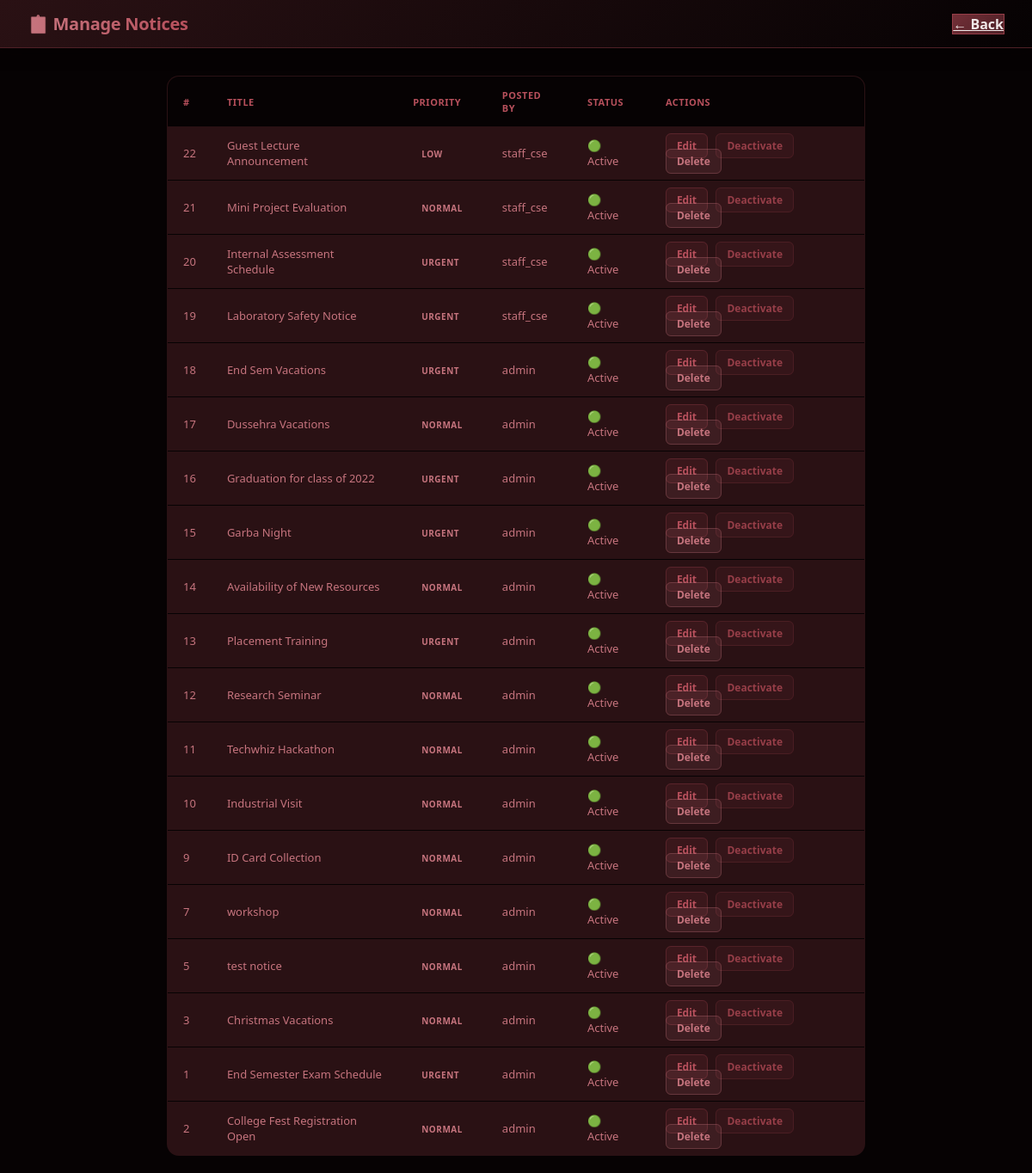
Page /manage_notices.php (signed in) on the committed database.
### tables this page shows
CREATE TABLE `notices` (
  `notice_id` int NOT NULL,
  `user_id` int NOT NULL,
  `dept_id` int DEFAULT NULL,
  `title` varchar(200) NOT NULL,
  `content` text NOT NULL,
  `priority` enum('urgent','normal','low') DEFAULT 'normal',
  `start_date` date NOT NULL,
  `end_date` date DEFAULT NULL,
  `is_active` tinyint(1) DEFAULT '1',
  `created_at` timestamp NULL DEFAULT CURRENT_TIMESTAMP
);

CREATE TABLE `users` (
  `user_id` int NOT NULL,
  `username` varchar(50) NOT NULL,
  `email` varchar(100) NOT NULL,
  `password` varchar(255) NOT NULL,
  `role` enum('admin','staff','student') DEFAULT 'student',
  `dept_id` int DEFAULT NULL,
  `created_at` timestamp NULL DEFAULT CURRENT_TIMESTAMP
);

### manage_notices.php (the view, shortened to what this page needs)
<?php
include 'db.php';
$notices = mysqli_query($conn,
    "SELECT n.*, u.username FROM notices n
     JOIN users u ON n.user_id = u.user_id
     ORDER BY n.created_at DESC");
?>
<!DOCTYPE html>
<html lang="en">
<head>
  <link rel="stylesheet" href="style.css">
</head>
<body>
<div class="navbar">
  <h2>📋 Manage Notices</h2>
  <a href="index.php" class="btn-logout">← Back</a>
</div>
<div class="container">
  <table class="manage-table">
    <thead>
      <tr>
        <th>#</th><th>Title</th><th>Priority</th>
        <th>Posted By</th><th>Status</th><th>Actions</th>
      </tr>
    </thead>
    <tbody>
    <?php while ($row = mysqli_fetch_assoc($notices)): ?>
      <tr>
        <td><?= $row['notice_id'] ?></td>
        <td><?= htmlspecialchars($row['title']) ?></td>
        <td><span class="priority-badge"><?= $row['priority'] ?></span></td>
        <td><?= $row['username'] ?></td>
        <td><?= $row['is_active'] ? '🟢 Active' : '🔴 Inactive' ?></td>
        <td>
            <a href="edit_notice.php?id=<?= $row['notice_id'] ?>"
                class="btn-edit">Edit</a>
            <?php if ($row['is_active']): ?>
               <a href="?deactivate=<?= $row['notice_id'] ?>"
                  class="btn-warn">Deactivate</a>
            <?php endif; ?>
            <a href="?delete=<?= $row['notice_id'] ?>"
               class="btn-danger"
               onclick="return confirm('Delete this notice?')">Delete</a>
        </td>
      </tr>
    <?php endwhile; ?>
    </tbody>
  </table>
</div>
</body>
</html>

### style.css (style rules this page uses)
* { margin:0; padding:0; box-sizing:border-box; }
body { font-family: 'Segoe UI', system-ui, sans-serif; background: #060203; color: #f0e8e8; min-height: 100vh; }
.navbar { background: linear-gradient(135deg, #2A1114 0%, #060203 100%); border-bottom: 1px solid #4E2026; padding: 14px 32px; display: flex; justify-content: space-between; align-items: center; position: sticky; top: 0; z-index: 100; backdrop-filter: blur(10px); box-shadow: 0 2px 16px rgba(6,2,3,0.6); }
.navbar h2 { font-size: 20px; font-weight: 700; background: linear-gradient(90deg, #C6747E, #B7505C); -webkit-background-clip: text; background-clip: text; color: transparent; letter-spacing: -0.3px; }
.btn-logout { background: linear-gradient(135deg, #722F37, #4E2026) !important; color: #f0e8e8 !important; border: 1px solid #963E48 !important; font-weight: 700 !important; }
.container { max-width: 860px; margin: 32px auto; padding: 0 24px; }
.priority-badge { font-size: 10px; font-weight: 800; padding: 3px 10px; border-radius: 20px; text-transform: uppercase; letter-spacing: 0.5px; }
.manage-table { width: 100%; border-collapse: collapse; background: #2A1114; border-radius: 14px; overflow: hidden; border: 1px solid #4E2026; }
.manage-table th { background: #060203; color: #B7505C; padding: 14px 18px; font-size: 11px; font-weight: 700; text-transform: uppercase; letter-spacing: 0.5px; text-align: left; }
.manage-table td { padding: 13px 18px; font-size: 13px; color: #C6747E; border-bottom: 1px solid #060203; }
.manage-table tr:last-child td { border-bottom: none; }
.btn-edit { background: rgba(150,62,72,0.15); color: #B7505C; border: 1px solid rgba(150,62,72,0.35); padding: 5px 12px; border-radius: 6px; text-decoration: none; font-size: 12px; font-weight: 700; margin-right: 6px; transition: all 0.2s; }
.btn-warn { background: rgba(114,47,55,0.15); color: #963E48; border: 1px solid rgba(114,47,55,0.35); padding: 5px 12px; border-radius: 6px; text-decoration: none; font-size: 12px; font-weight: 700; margin-right: 6px; transition: all 0.2s; }
.btn-danger { background: rgba(198,116,126,0.12); color: #C6747E; border: 1px solid rgba(198,116,126,0.3); padding: 5px 12px; border-radius: 6px; text-decoration: none; font-size: 12px; font-weight: 700; transition: all 0.2s; }

### rows in the picture
notices: notice_id "22", title "Guest Lecture Announcement", priority "LOW", user.username "staff_cse", is_active "🟢 Active"
notices: notice_id "21", title "Mini Project Evaluation", priority "NORMAL", user.username "staff_cse", is_active "🟢 Active"
notices: notice_id "20", title "Internal Assessment Schedule", priority "URGENT", user.username "staff_cse", is_active "🟢 Active"
notices: notice_id "19", title "Laboratory Safety Notice", priority "URGENT", user.username "staff_cse", is_active "🟢 Active"
notices: notice_id "18", title "End Sem Vacations", priority "URGENT", user.username "admin", is_active "🟢 Active"
notices: notice_id "17", title "Dussehra Vacations", priority "NORMAL", user.username "admin", is_active "🟢 Active"
notices: notice_id "16", title "Graduation for class of 2022", priority "URGENT", user.username "admin", is_active "🟢 Active"
notices: notice_id "15", title "Garba Night", priority "URGENT", user.username "admin", is_active "🟢 Active"
notices: notice_id "14", title "Availability of New Resources", priority "NORMAL", user.username "admin", is_active "🟢 Active"
notices: notice_id "13", title "Placement Training", priority "URGENT", user.username "admin", is_active "🟢 Active"
notices: notice_id "12", title "Research Seminar", priority "NORMAL", user.username "admin", is_active "🟢 Active"
notices: notice_id "11", title "Techwhiz Hackathon", priority "NORMAL", user.username "admin", is_active "🟢 Active"
notices: notice_id "10", title "Industrial Visit", priority "NORMAL", user.username "admin", is_active "🟢 Active"
notices: notice_id "9", title "ID Card Collection", priority "NORMAL", user.username "admin", is_active "🟢 Active"
notices: notice_id "7", title "workshop", priority "NORMAL", user.username "admin", is_active "🟢 Active"
notices: notice_id "5", title "test notice", priority "NORMAL", user.username "admin", is_active "🟢 Active"
notices: notice_id "3", title "Christmas Vacations", priority "NORMAL", user.username "admin", is_active "🟢 Active"
notices: notice_id "1", title "End Semester Exam Schedule", priority "URGENT", user.username "admin", is_active "🟢 Active"
notices: notice_id "2", title "College Fest Registration Open", priority "NORMAL", user.username "admin", is_active "🟢 Active"
